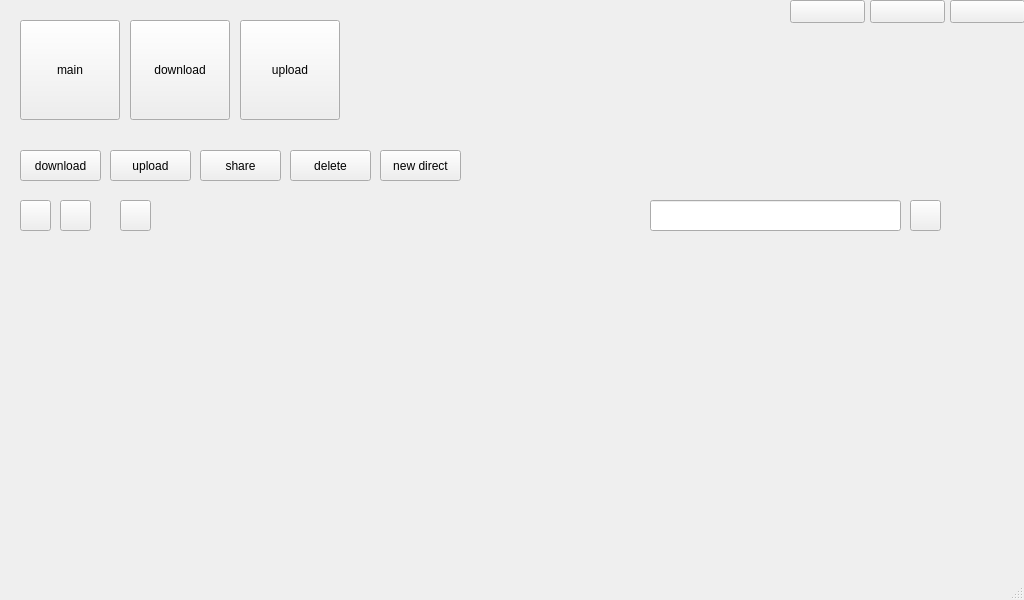
<?xml version="1.0" encoding="UTF-8"?>
<ui version="4.0">
 <class>MainWindow</class>
 <widget class="QMainWindow" name="MainWindow">
  <property name="geometry">
   <rect>
    <x>0</x>
    <y>0</y>
    <width>1024</width>
    <height>600</height>
   </rect>
  </property>
  <property name="minimumSize">
   <size>
    <width>1024</width>
    <height>600</height>
   </size>
  </property>
  <property name="maximumSize">
   <size>
    <width>1024</width>
    <height>600</height>
   </size>
  </property>
  <property name="windowTitle">
   <string>MainWindow</string>
  </property>
  <widget class="QWidget" name="centralWidget">
   <widget class="QPushButton" name="minimize">
    <property name="geometry">
     <rect>
      <x>790</x>
      <y>0</y>
      <width>75</width>
      <height>23</height>
     </rect>
    </property>
    <property name="text">
     <string/>
    </property>
   </widget>
   <widget class="QPushButton" name="close">
    <property name="geometry">
     <rect>
      <x>950</x>
      <y>0</y>
      <width>75</width>
      <height>23</height>
     </rect>
    </property>
    <property name="text">
     <string/>
    </property>
   </widget>
   <widget class="QPushButton" name="maximize">
    <property name="geometry">
     <rect>
      <x>870</x>
      <y>0</y>
      <width>75</width>
      <height>23</height>
     </rect>
    </property>
    <property name="text">
     <string/>
    </property>
   </widget>
   <widget class="QPushButton" name="mainWindow">
    <property name="geometry">
     <rect>
      <x>20</x>
      <y>20</y>
      <width>100</width>
      <height>100</height>
     </rect>
    </property>
    <property name="text">
     <string>main</string>
    </property>
   </widget>
   <widget class="QPushButton" name="downloadWindow">
    <property name="geometry">
     <rect>
      <x>130</x>
      <y>20</y>
      <width>100</width>
      <height>100</height>
     </rect>
    </property>
    <property name="text">
     <string>download</string>
    </property>
   </widget>
   <widget class="QPushButton" name="uploadWindow">
    <property name="geometry">
     <rect>
      <x>240</x>
      <y>20</y>
      <width>100</width>
      <height>100</height>
     </rect>
    </property>
    <property name="text">
     <string>upload</string>
    </property>
   </widget>
   <widget class="QPushButton" name="pushButton">
    <property name="geometry">
     <rect>
      <x>20</x>
      <y>150</y>
      <width>81</width>
      <height>31</height>
     </rect>
    </property>
    <property name="text">
     <string>download</string>
    </property>
   </widget>
   <widget class="QPushButton" name="pushButton_2">
    <property name="geometry">
     <rect>
      <x>110</x>
      <y>150</y>
      <width>81</width>
      <height>31</height>
     </rect>
    </property>
    <property name="text">
     <string>upload</string>
    </property>
   </widget>
   <widget class="QPushButton" name="pushButton_3">
    <property name="geometry">
     <rect>
      <x>200</x>
      <y>150</y>
      <width>81</width>
      <height>31</height>
     </rect>
    </property>
    <property name="text">
     <string>share</string>
    </property>
   </widget>
   <widget class="QPushButton" name="pushButton_4">
    <property name="geometry">
     <rect>
      <x>290</x>
      <y>150</y>
      <width>81</width>
      <height>31</height>
     </rect>
    </property>
    <property name="text">
     <string>delete</string>
    </property>
   </widget>
   <widget class="QPushButton" name="pushButton_5">
    <property name="geometry">
     <rect>
      <x>380</x>
      <y>150</y>
      <width>81</width>
      <height>31</height>
     </rect>
    </property>
    <property name="text">
     <string>new direct</string>
    </property>
   </widget>
   <widget class="QPushButton" name="pushButton_6">
    <property name="geometry">
     <rect>
      <x>20</x>
      <y>200</y>
      <width>31</width>
      <height>31</height>
     </rect>
    </property>
    <property name="text">
     <string/>
    </property>
   </widget>
   <widget class="QPushButton" name="pushButton_7">
    <property name="geometry">
     <rect>
      <x>60</x>
      <y>200</y>
      <width>31</width>
      <height>31</height>
     </rect>
    </property>
    <property name="text">
     <string/>
    </property>
   </widget>
   <widget class="QPushButton" name="pushButton_8">
    <property name="geometry">
     <rect>
      <x>120</x>
      <y>200</y>
      <width>31</width>
      <height>31</height>
     </rect>
    </property>
    <property name="text">
     <string/>
    </property>
   </widget>
   <widget class="QLineEdit" name="lineEdit">
    <property name="geometry">
     <rect>
      <x>650</x>
      <y>200</y>
      <width>251</width>
      <height>31</height>
     </rect>
    </property>
   </widget>
   <widget class="QPushButton" name="pushButton_9">
    <property name="geometry">
     <rect>
      <x>910</x>
      <y>200</y>
      <width>31</width>
      <height>31</height>
     </rect>
    </property>
    <property name="text">
     <string/>
    </property>
   </widget>
  </widget>
  <widget class="QStatusBar" name="statusBar"/>
 </widget>
 <layoutdefault spacing="6" margin="11"/>
 <resources/>
 <connections/>
</ui>
